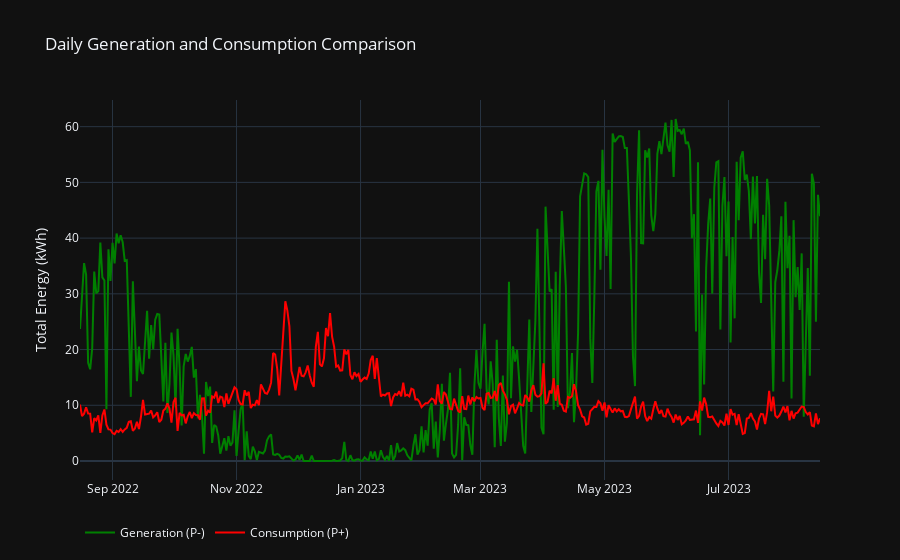

Here is the notebook cell this chart was saved with:
### Code cell
# Group generation and consumption data by day, calculate the sum
generation_daily = df_g.groupby('Date')['Average P- per Hour'].sum()
consumption_daily = df_c.groupby('Date')['Average P+ per Hour'].sum()

# Create traces for generation and consumption
trace_generation = go.Scatter(
    x=generation_daily.index,
    y=generation_daily.values,
    mode='lines',
    name='Generation (P-)',
    line=dict(color='green')
)

trace_consumption = go.Scatter(
    x=consumption_daily.index,
    y=consumption_daily.values,
    mode='lines',
    name='Consumption (P+)',
    line=dict(color='red')
)

# Combine traces into data list
traces = [trace_generation, trace_consumption]

layout = go.Layout(
    title='Daily Generation and Consumption Comparison',
    xaxis=dict(),
    yaxis=dict(title='Total Energy (kWh)'),
    hovermode='closest',
    legend=dict(orientation="h")
)


# Reference data source
source_annotation = go.layout.Annotation(
    text='Source: Ignitis 2023',
    xref='paper', yref='paper',
    x=0, y=-0.25,
    showarrow=False,
    font=dict(size=10, color='grey')
)

layout['annotations'] = [source_annotation]
fig6 = go.Figure(data=traces, layout=layout)
fig6.update_layout(template="plotly_dark")
fig6.show()

### Figure 1 — Plotly figure (JSON) as saved in the notebook; plotly's stock layout.template omitted (floating-point values rounded to 4 significant figures; data arrays with more than 128 entries replaced by an {"elided": "..."} marker saying what was removed)
{"data": [{"line": {"color": "green"}, "mode": "lines", "name": "Generation (P-)", "type": "scatter", "x": {"elided": "365 str values"}, "y": {"elided": "365 float values"}}, {"line": {"color": "red"}, "mode": "lines", "name": "Consumption (P+)", "type": "scatter", "x": {"elided": "365 str values"}, "y": {"elided": "365 float values"}}], "layout": {"annotations": [{"font": {"color": "grey", "size": 10}, "showarrow": false, "text": "Source: Ignitis 2023", "x": 0, "xref": "paper", "y": -0.25, "yref": "paper"}], "hovermode": "closest", "legend": {"orientation": "h"}, "title": {"text": "Daily Generation and Consumption Comparison"}, "yaxis": {"title": {"text": "Total Energy (kWh)"}}}}
